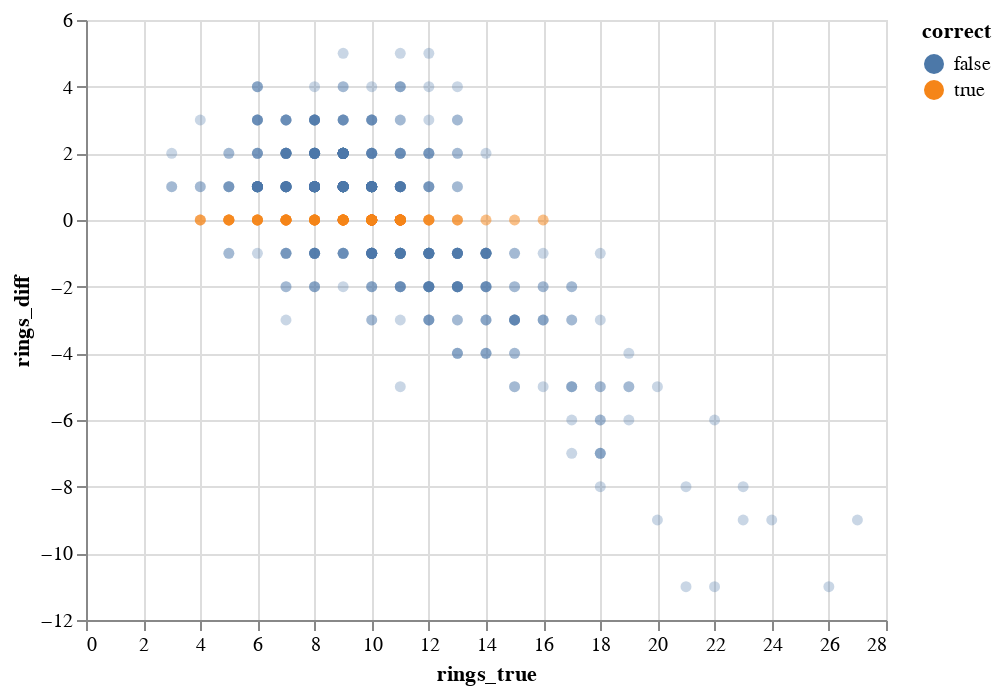

Notebook code for this chart:
### Code cell
alt.Chart(best_rf_validation).mark_circle().encode(
    x="rings_true",
    y="rings_diff",
    color="correct",
).configure_mark(
    opacity=0.3,
)

### Figure 1 — Vega-Lite specification as saved in the notebook (floating-point values rounded to 4 significant figures; data arrays with more than 128 entries replaced by an {"elided": "..."} marker saying what was removed)
{"config": {"view": {"continuousWidth": 400, "continuousHeight": 300}, "mark": {"opacity": 0.3}}, "data": {"name": "data-e4d859168b7cf07dc21b59d2ace8d2f8"}, "mark": "circle", "encoding": {"color": {"type": "nominal", "field": "correct"}, "x": {"type": "quantitative", "field": "rings_true"}, "y": {"type": "quantitative", "field": "rings_diff"}}, "$schema": "https://vega.github.io/schema/vega-lite/v4.8.1.json", "datasets": {"data-e4d859168b7cf07dc21b59d2ace8d2f8": {"elided": "627 records"}}}
